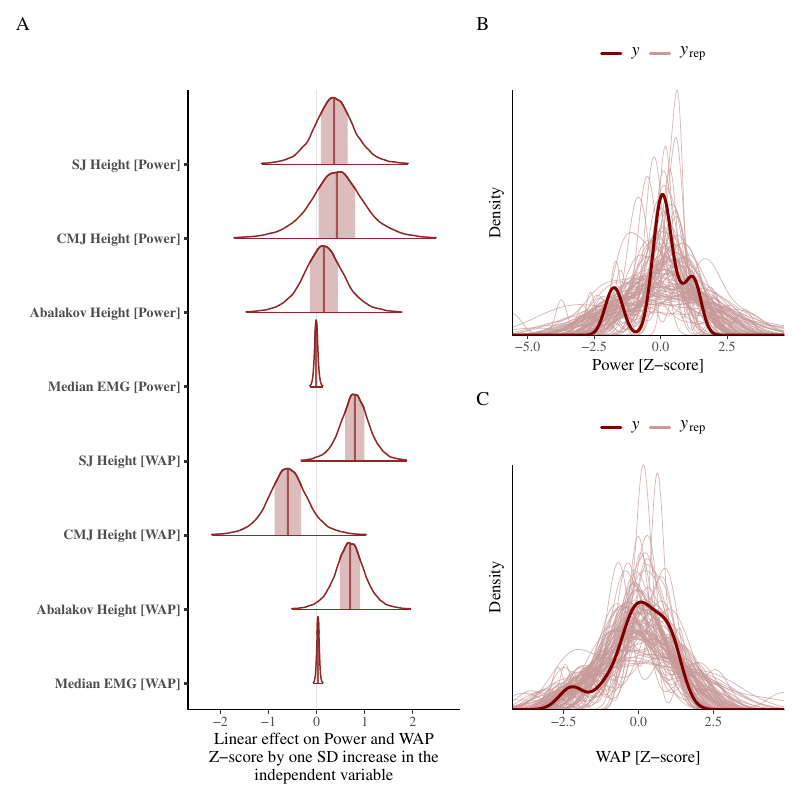

Write R code to recreate this figure.
library(data.table)
library(bayesplot)
library(patchwork)
library(brms)

color_scheme_set("red")
load("R/bda/bm/ftp_full_adj.RData")

# Height or Heigth
# Weight or Weigth
posterior <- as.data.frame(m_c2)[, 3:10]
names(posterior) <- c("SJ Height [Power]", "CMJ Height [Power]", "Abalakov Height [Power]", "Median EMG [Power]",
                      "SJ Height [WAP]", "CMJ Height [WAP]", "Abalakov Height [WAP]", "Median EMG [WAP]")
fig_2a <- mcmc_areas(posterior, area_method = "equal height", prob_outer = .99) +
  ggplot2::labs(x = "Linear effect on Power and WAP\nZ-score by one SD increase in the\nindependent variable")


ggplot2::ggsave(filename = "docs/manuscript/figures/fig-2a.pdf", plot = fig_2a,
                device = "pdf", width = 4, height = 6)

set.seed(123)
fig_2b <- ppc_dens_overlay(
  y = as.numeric(m_c2$data$ftp_z),
  yrep = posterior_predict(m_c2, ndraws = 90)[,,"ftpz"]
) +
  ggplot2::theme(legend.position = "top") +
  ggplot2::scale_x_continuous() +
  ggplot2::labs(x = "Power [Z-score]", y = "Density")

ggplot2::ggsave(filename = "docs/manuscript/figures/fig-2b.pdf", plot = fig_2b,
                device = "pdf", width = 4, height = 6)

set.seed(123)
fig_2c <- ppc_dens_overlay(
  y = as.numeric(m_c2$data$w_kg_z),
  yrep = posterior_predict(m_c2, ndraws = 90)[,,"wkgz"]
) +
  ggplot2::theme(legend.position = "top") +
  ggplot2::scale_x_continuous() +
  ggplot2::labs(x = "WAP [Z-score]", y = "Density")

ggplot2::ggsave(filename = "docs/manuscript/figures/fig-2c.pdf", plot = fig_2c,
                device = "pdf", width = 4, height = 6)

fig_2 <- fig_2a + (fig_2b / fig_2c) +
  plot_annotation(tag_levels = "A")

ggplot2::ggsave(filename = "docs/manuscript/figures/fig-2.pdf", plot = fig_2,
                device = "pdf", width = 8, height = 8)
